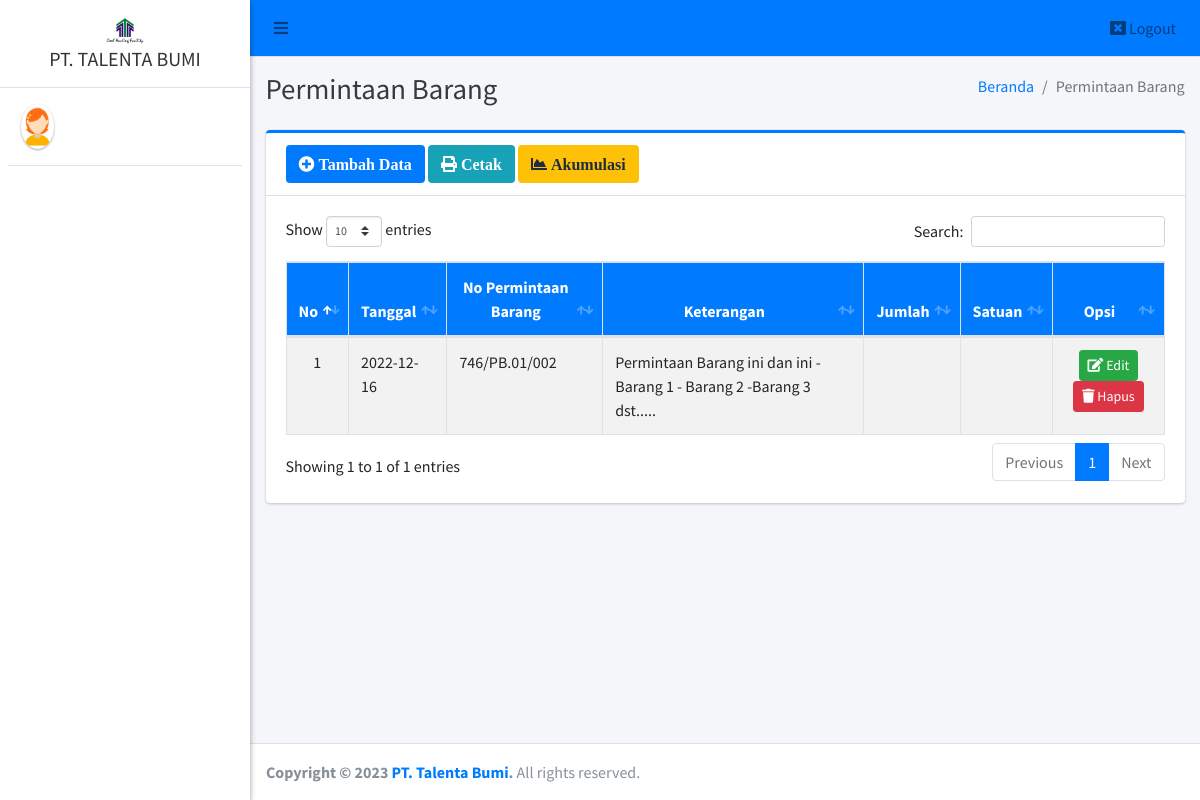
The app's page /admin/pb/index.php, older data.
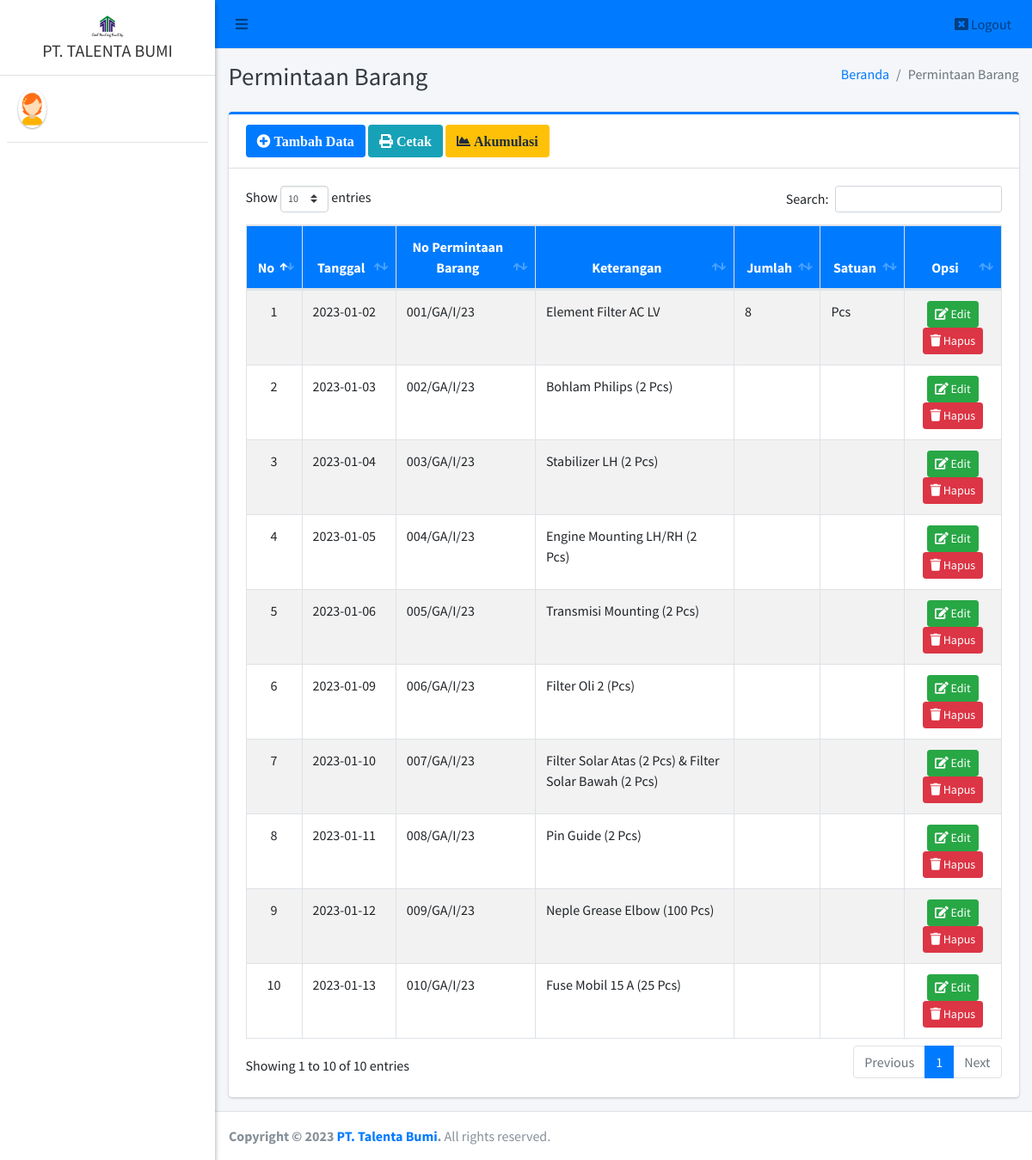
The same page, newer data.
### tables this page shows
CREATE TABLE `pb` (
  `id_pb` int(11) NOT NULL,
  `tanggal_permintaan` date NOT NULL,
  `no_pb` varchar(40) NOT NULL,
  `keterangan` text NOT NULL,
  `jumlah` varchar(20) DEFAULT NULL,
  `satuan` varchar(20) DEFAULT NULL
);

### admin/pb/index.php (the view, shortened to what this page needs)
<?php
require '../../config/koneksi.php';
?>
<!DOCTYPE html>
<html>
<?php
include '../../templates/head.php';
?>
<body class="hold-transition sidebar-mini layout-fixed">
    <div class="wrapper">
        <?php
        include '../../templates/navbar.php';
        ?>
        <?php
        include '../../templates/sidebar.php';
        ?>
        <div class="content-wrapper">
            <div class="content-header">
                <div class="container-fluid">
                    <div class="row mb-2">
                        <div class="col-sm-6">
                            <h1 class="m-0 text-dark">Permintaan Barang</h1>
                        </div>
                        <div class="col-sm-6">
                            <ol class="breadcrumb float-sm-right">
                                <li class="breadcrumb-item"><a href="#">Beranda</a></li>
                                <li class="breadcrumb-item active">Permintaan Barang</li>
                            </ol>
                        </div>
                    </div>
                </div>
            </div>
            <section class="content">
                <div class="container-fluid">
                    <div class="row">
                        <div class="col-12">
                            <div class="card card-primary card-outline">
                                <div class="card-header">
                                    <a href="tambah" class="btn bg-primary"><i class="fa fa-plus-circle"> Tambah Data</i></a>
                                    <a href="#" data-toggle="modal" data-target="#pb" class="btn bg-info"><i class="fa fa-print"> Cetak</i></a>
                                    <a href="akumulasi" target="blank" class="btn bg-warning"><i class="fa fa-chart-area"> Akumulasi</i></a>
                                </div>
                                <div class="card-body">
                                    <div class="table-responsive">
                                        <table id="example1" class="table table-bordered table-striped">
                                            <thead class="bg-primary">
                                                <tr align="center">
                                                    <th>No</th>
                                                    <th>Tanggal</th>
                                                    <th>No Permintaan Barang</th>
                                                    <th>Keterangan</th>
                                                    <th>Jumlah</th>
                                                    <th>Satuan</th>
                                                    <th>Opsi</th>
                                                </tr>
                                            </thead>
                                            <tbody style="background-color: white">
                                                <?php
                                                $no = 1;
                                                $data = $koneksi->query("SELECT * FROM pb ORDER BY id_pb ASC");
                                                while ($row = $data->fetch_array()) {
                                                ?>
                                                    <tr>
                                                        <td align="center"><?= $no++ ?></td>
                                                        <td><?= $row['tanggal_permintaan'] ?></td>
                                                        <td><?= $row['no_pb'] ?></td>
                                                        <td><?= $row['keterangan'] ?></td>
                                                        <td><?= $row['jumlah'] ?></td>
                                                        <td><?= $row['satuan'] ?></td>
                                                        <td align="center">
                                                            <a href="edit?id=<?= $row['id_pb'] ?>" class="btn btn-success btn-sm" title="Edit"><i class="fa fa-edit"></i> Edit</a>
                                                            <a href="hapus?id=<?= $row['id_pb'] ?>" class="btn btn-danger btn-sm alert-hapus" title="Hapus"><i class="fa fa-trash"></i> Hapus</a>
                                                        </td>
                                                    </tr>
                                                <?php } ?>
                                            </tbody>
                                        </table>
                                    </div>
                                </div>
                            </div>
                        </div>
                    </div>
                </div>
            </section>
        </div>
        <?php include_once "../../templates/footer.php"; ?>
    </div>
</body>
</html>

Row changes from the older to the newer data that the page shows:
removed pb: tanggal_permintaan "2022-12-16", no_pb "746/PB.01/002", keterangan "Permintaan Barang ini dan ini - Barang 1 - Barang 2 -Barang 3 dst....."
added pb: tanggal_permintaan "2023-01-02", no_pb "001/GA/I/23", keterangan "Element Filter AC LV", jumlah "8", satuan "Pcs"
added pb: tanggal_permintaan "2023-01-03", no_pb "002/GA/I/23", keterangan "Bohlam Philips (2 Pcs)"
added pb: tanggal_permintaan "2023-01-04", no_pb "003/GA/I/23", keterangan "Stabilizer LH (2 Pcs)"
added pb: tanggal_permintaan "2023-01-05", no_pb "004/GA/I/23", keterangan "Engine Mounting LH/RH (2 Pcs)"
added pb: tanggal_permintaan "2023-01-06", no_pb "005/GA/I/23", keterangan "Transmisi Mounting (2 Pcs)"
added pb: tanggal_permintaan "2023-01-09", no_pb "006/GA/I/23", keterangan "Filter Oli 2 (Pcs)"
added pb: tanggal_permintaan "2023-01-10", no_pb "007/GA/I/23", keterangan "Filter Solar Atas (2 Pcs) & Filter Solar Bawah (2 Pcs)"
added pb: tanggal_permintaan "2023-01-11", no_pb "008/GA/I/23", keterangan "Pin Guide (2 Pcs)"
added pb: tanggal_permintaan "2023-01-12", no_pb "009/GA/I/23", keterangan "Neple Grease Elbow (100 Pcs)"
added pb: tanggal_permintaan "2023-01-13", no_pb "010/GA/I/23", keterangan "Fuse Mobil 15 A (25 Pcs)"
Text that changed along with them:
text written by a page script: "Show entries Search: Showing 1 to 1 of 1 entries Previous 1 Next" → "Show entries Search: Showing 1 to 10 of 10 entries Previous 1 Next"
